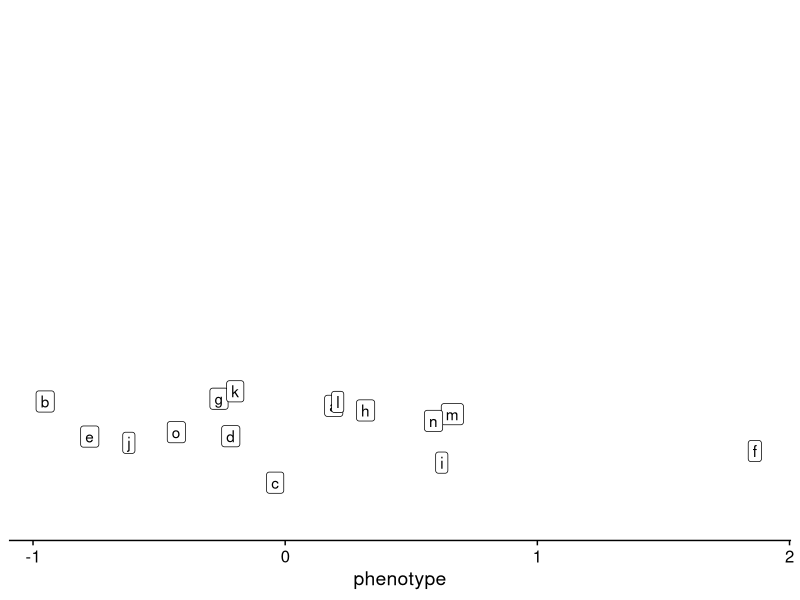
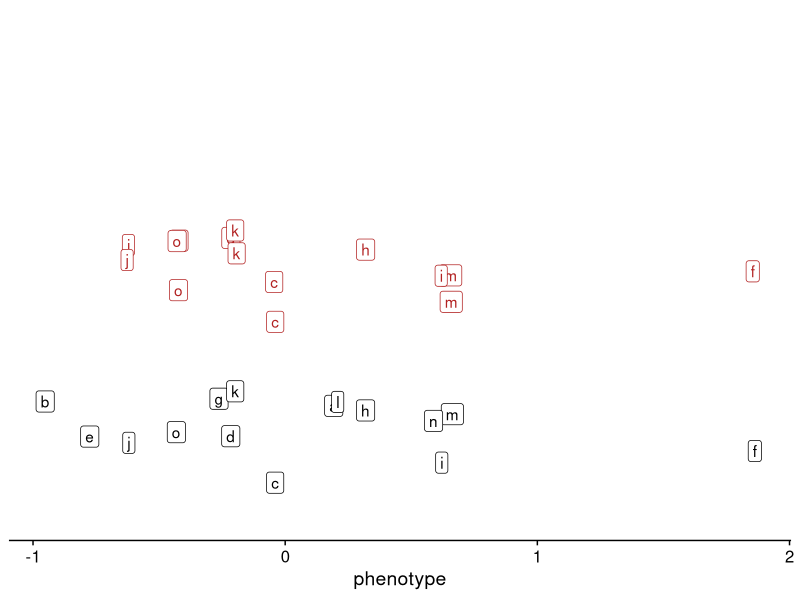
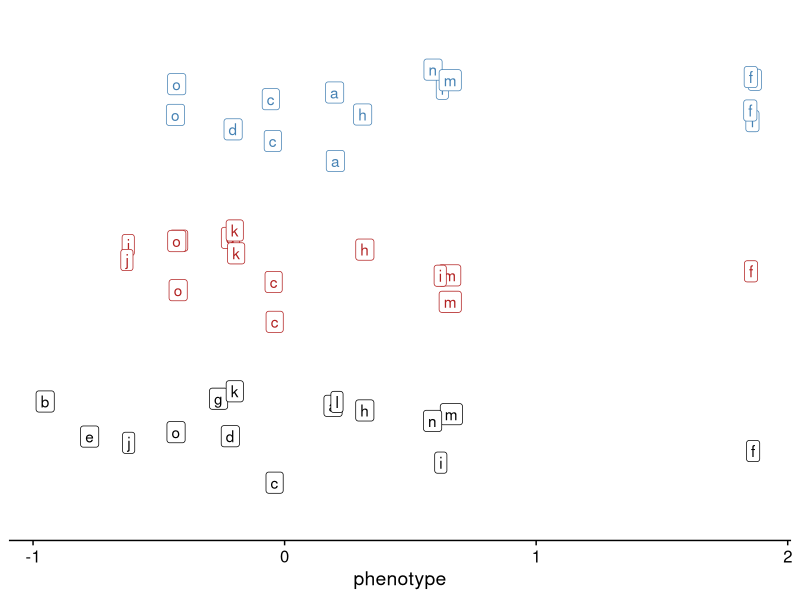
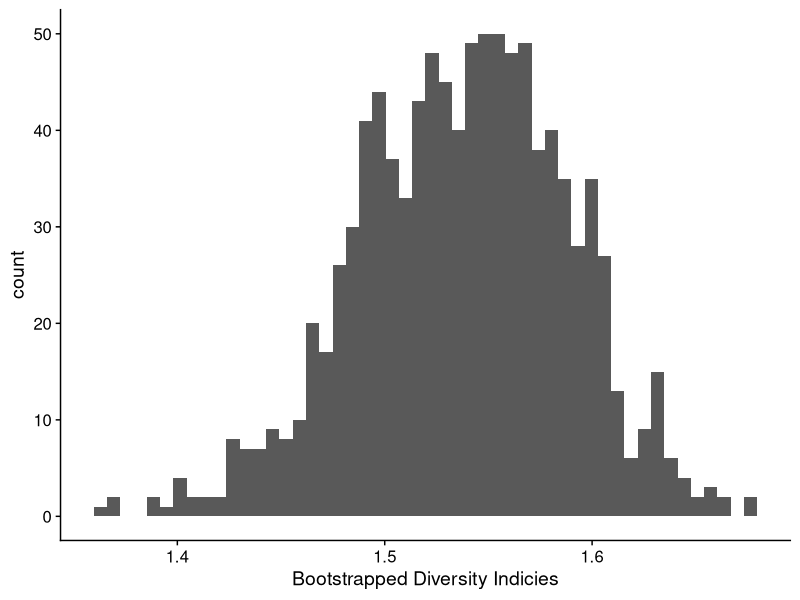
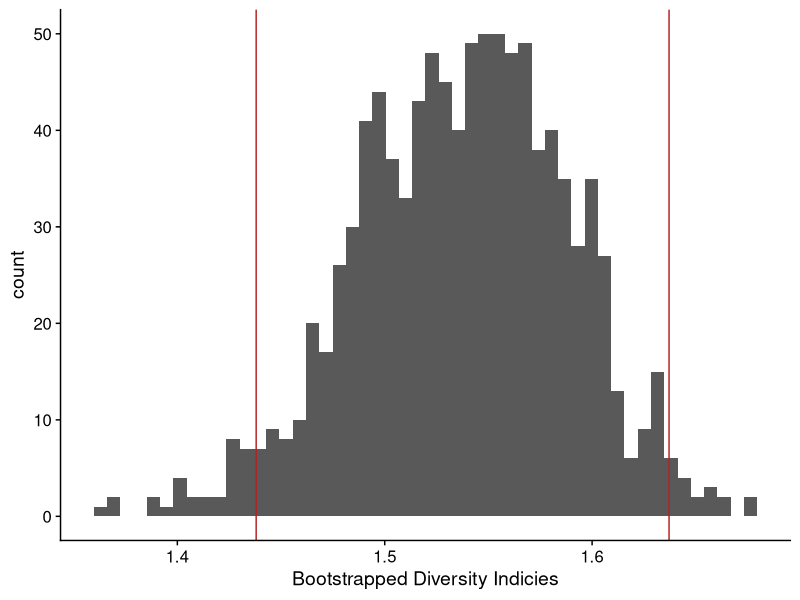
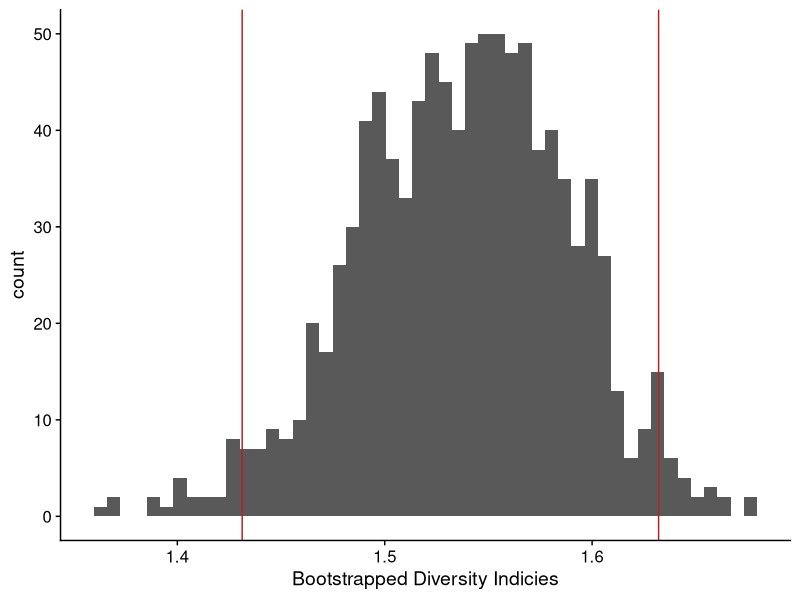

The R script that drew these images, in order:
## ---- chunk 1
#| label: setup
#| echo: false
#| warning: false
#| message: false

library(tidyverse)
library(cowplot)
library(viridis)
ggplot2::theme_set(theme_cowplot())
set.seed(8393824)
## ---- chunk 2
#| echo: true
#| output-location: slide

dd <- tibble("phenotype" = rnorm(15),
             "id" = letters[1:15],
             "set"= rep(1,15))
p1 <- dd |>
ggplot(aes(phenotype,set, label=id)) + 
  geom_label(position = position_jitter(height = 0.3, seed = 34)) +
  scale_y_continuous(NULL, breaks = NULL, limits = c(0.5,3.5))

p1

## ---- chunk 3
#| echo: true
#| output-location: slide


boot1 <- dd[sample(seq(1,nrow(dd)),replace=T),] # <1>
boot1$set <- 2 # <2>

p2 <- p1 + # <3>
  geom_label(data = boot1,position = position_jitter(height = 0.3, seed = 34),color="firebrick") 

p2
## ---- chunk 4
boot2 <- dd[sample(seq(1,nrow(dd)),replace=T),]
boot2$set <- 3 

p2 + geom_label(data = boot2,position = position_jitter(height = 0.3, seed = 34),color="steelblue") 

## ---- chunk 5

bb <- read_csv("Data/Butterflies.csv")
bb <- bb |>
  filter(N>0)
glimpse(bb)

## ---- chunk 6
#| echo: true

bb$relA <- bb$N/sum(bb$N)

-sum(bb$relA*log(bb$relA))

## ---- chunk 7
#| echo: true

library(boot)

bb_full <- rep(bb$Species,bb$N) # <1>

shanH <- function(sp_list,indicies) # <2>
{
  sp_ab <- table(sp_list[indicies])/length(sp_list)
  return(-sum(sp_ab*log(sp_ab)))
}

shan_bs <- boot(data = bb_full, # <3>
                statistic = shanH,
                R = 1000)

## ---- chunk 8

bp <- as_tibble(shan_bs$t) |>
  ggplot(aes(V1)) +
  geom_histogram(bins = 50) +
  xlab("Bootstrapped Diversity Indicies")
bp
## ---- chunk 9
#| echo: true

mu_b <- mean(shan_bs$t)
s_b <- sd(shan_bs$t)
cis <- c(mu_b + qnorm(0.975)*s_b, 
         mu_b - qnorm(0.975)*s_b)

cis

sum(shan_bs$t >= cis[1])
sum(shan_bs$t <= cis[2])

## ---- chunk 10
bp +
  geom_vline(xintercept = cis, color="firebrick")
## ---- chunk 11
#| echo: true

cis <- c(quantile(shan_bs$t,0.975),
         quantile(shan_bs$t,0.025))

cis

sum(shan_bs$t >= cis[1])
sum(shan_bs$t <= cis[2])

## ---- chunk 12
bp +
  geom_vline(xintercept = cis, color="firebrick")
